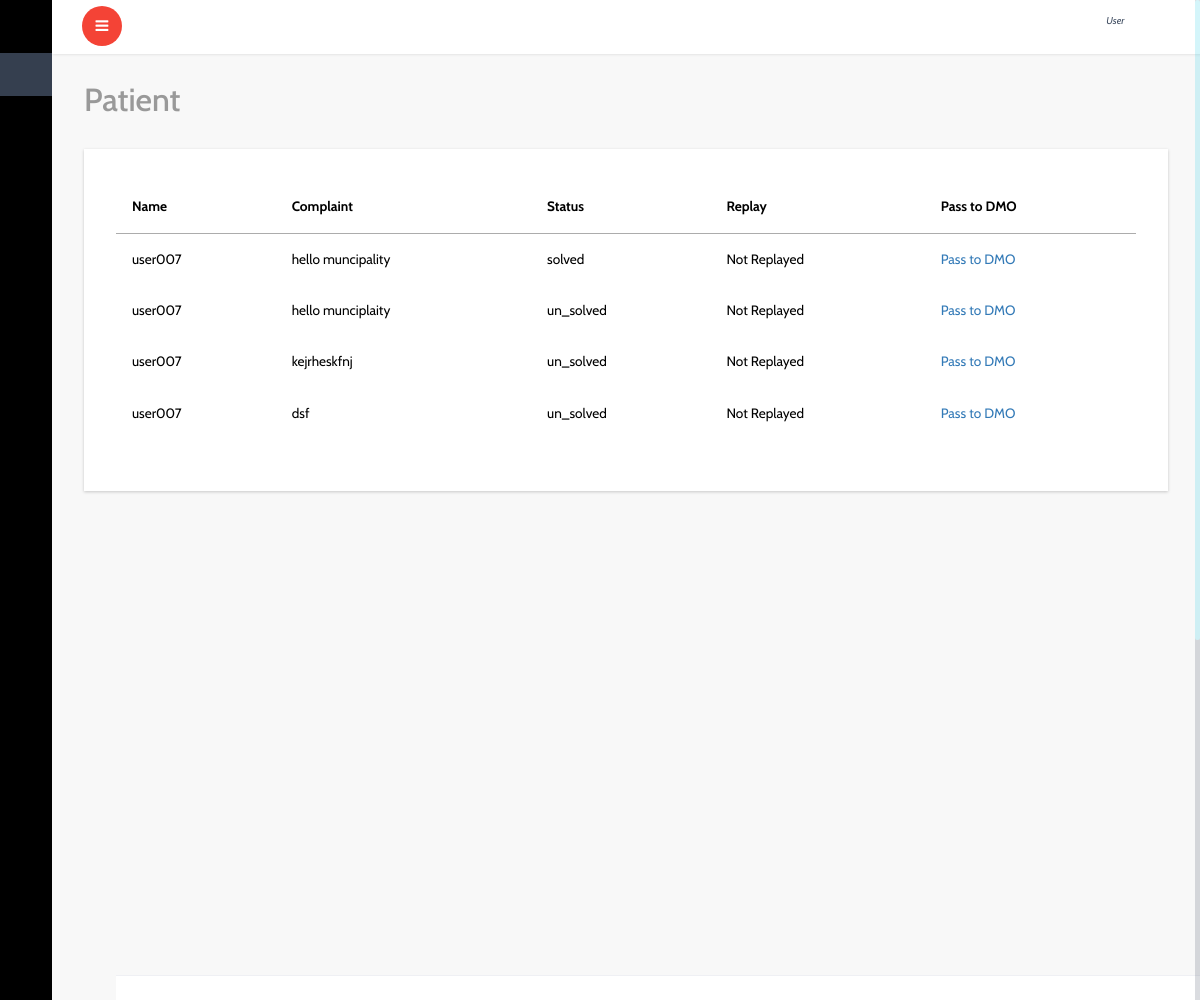
The page /patient/complaint_replay_view/ (signed in) on the database its author committed.
### patient/models.py (models this page shows, shortened)
class Complaint(models.Model):
    user=models.ForeignKey(User,on_delete=models.CASCADE,blank=True,null=True)
    center=models.ForeignKey(Center,on_delete=models.CASCADE,blank=True,null=True)
    home=models.ForeignKey(Home,on_delete=models.CASCADE,blank=True,null=True)
    complaint=models.TextField()
    replay=models.TextField(blank=True,null=True)
    created_date=models.DateTimeField(default=datetime.utcnow,blank=True,null=True)
    replay_date=models.DateTimeField(default=utc_tomorrow,blank=True,null=True)
    solved='solved'
    un_solved='un_solved'
    solve_statuses=[
        ('solved',solved),
        ('un_solved',un_solved)
    ]
    solve_status=models.CharField(max_length=20,choices=solve_statuses,default=un_solved)
    replay_status=models.BooleanField(default=False)

### patient/views.py (the view)
# urls.py: path('complaint_replay_view/',views.complaint_replay_view,name='com_replay_view'),
def complaint_replay_view(request):
    com=Complaint.objects.filter(user=request.user)
    return render(request,'patient/com_replay_view.html',{'com':com})

### templates/patient/com_replay_view.html
{% extends 'dashboard/index.html' %}
{% block content %}
{% if com %}
			<div id="page-wrapper">
				<div class="graphs">
					<h3 class="blank1">Patient </h3>
					 <div class="xs tabls">
						<div class="bs-example4" data-example-id="contextual-table">
                            <table class="table">
                                <thead><thead>
                                    <tr>
                                      <th>Name</th>
                                      <th>Complaint</th>
                                      <th>Status</th>
                                      <th>Replay</th>
                                      <th>Pass to DMO</th>
                                    </tr>
                                </thead>
                                <tbody>
                                    {% for l in com %}
                                    <tr>
                                        <td>{{l.user}}</td>
                                        <td>{{l.complaint}}</td>
                                        <td>{{l.solve_status}}</td>
                                        {% if l.replay == None %}
                                        <td>Not Replayed</td>
                                        {% else %}
                                        <td>{{l.replay}}</td>
                                        {% endif %}
                                        <td><a href="{% url 'patient:complaint_pass_dmo' l.id %}">Pass to DMO</a></td>
                                    </tr>
                                    {% endfor %}
                                </tbody>
                                    </table>
                                    {% else %}
                                    <h2>No Complaint</h2>
                                    {% endif %}
		{% endblock %}

### rows shown on the page
Complaint: user "user007", complaint "hello muncipality", solve_status "solved", shows "Not Replayed"
Complaint: user "user007", complaint "hello munciplaity", solve_status "un_solved", shows "Not Replayed"
Complaint: user "user007", complaint "kejrheskfnj", solve_status "un_solved", shows "Not Replayed"
Complaint: user "user007", complaint "dsf", solve_status "un_solved", shows "Not Replayed"
